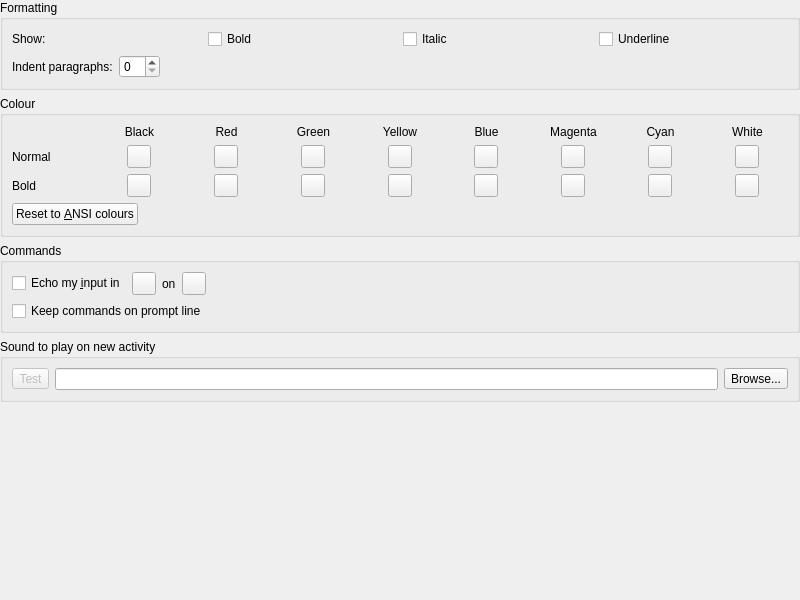
<?xml version="1.0" encoding="UTF-8"?>
<ui version="4.0">
 <class>PrefsOutput</class>
 <widget class="QWidget" name="PrefsOutput">
  <property name="geometry">
   <rect>
    <x>0</x>
    <y>0</y>
    <width>800</width>
    <height>600</height>
   </rect>
  </property>
  <property name="windowTitle">
   <string>Colour</string>
  </property>
  <layout class="QVBoxLayout" name="verticalLayout_2">
   <property name="leftMargin">
    <number>0</number>
   </property>
   <property name="topMargin">
    <number>0</number>
   </property>
   <property name="rightMargin">
    <number>0</number>
   </property>
   <property name="bottomMargin">
    <number>0</number>
   </property>
   <item>
    <widget class="QGroupBox" name="_font">
     <property name="title">
      <string>Formatting</string>
     </property>
     <layout class="QVBoxLayout" name="verticalLayout_3">
      <item>
       <layout class="QHBoxLayout" name="_style">
        <item>
         <widget class="QLabel" name="label">
          <property name="text">
           <string>Show:</string>
          </property>
         </widget>
        </item>
        <item>
         <widget class="QCheckBox" name="ShowBold">
          <property name="text">
           <string>Bold</string>
          </property>
         </widget>
        </item>
        <item>
         <widget class="QCheckBox" name="ShowItalic">
          <property name="text">
           <string>Italic</string>
          </property>
         </widget>
        </item>
        <item>
         <widget class="QCheckBox" name="ShowUnderline">
          <property name="text">
           <string>Underline</string>
          </property>
         </widget>
        </item>
       </layout>
      </item>
      <item>
       <layout class="QHBoxLayout" name="horizontalLayout_3">
        <item>
         <widget class="QLabel" name="IndentParas_label">
          <property name="text">
           <string>Indent paragraphs:</string>
          </property>
          <property name="buddy">
           <cstring>IndentParas</cstring>
          </property>
         </widget>
        </item>
        <item>
         <widget class="QSpinBox" name="IndentParas"/>
        </item>
        <item>
         <spacer name="horizontalSpacer_4">
          <property name="orientation">
           <enum>Qt::Orientation::Horizontal</enum>
          </property>
          <property name="sizeHint" stdset="0">
           <size>
            <width>40</width>
            <height>20</height>
           </size>
          </property>
         </spacer>
        </item>
       </layout>
      </item>
     </layout>
    </widget>
   </item>
   <item>
    <widget class="QGroupBox" name="groupBox">
     <property name="title">
      <string>Colour</string>
     </property>
     <layout class="QVBoxLayout" name="verticalLayout_4">
      <item>
       <layout class="QGridLayout" name="gridLayout">
        <property name="leftMargin">
         <number>0</number>
        </property>
        <property name="topMargin">
         <number>0</number>
        </property>
        <property name="rightMargin">
         <number>0</number>
        </property>
        <property name="bottomMargin">
         <number>0</number>
        </property>
        <property name="horizontalSpacing">
         <number>-1</number>
        </property>
        <item row="2" column="4" alignment="Qt::AlignmentFlag::AlignHCenter">
         <widget class="ColorPickerButton" name="Ansi11">
          <property name="sizePolicy">
           <sizepolicy hsizetype="Fixed" vsizetype="Fixed">
            <horstretch>0</horstretch>
            <verstretch>0</verstretch>
           </sizepolicy>
          </property>
          <property name="baseSize">
           <size>
            <width>20</width>
            <height>20</height>
           </size>
          </property>
         </widget>
        </item>
        <item row="0" column="6">
         <widget class="QLabel" name="label_7">
          <property name="sizePolicy">
           <sizepolicy hsizetype="MinimumExpanding" vsizetype="Preferred">
            <horstretch>0</horstretch>
            <verstretch>0</verstretch>
           </sizepolicy>
          </property>
          <property name="text">
           <string>Magenta</string>
          </property>
          <property name="alignment">
           <set>Qt::AlignmentFlag::AlignCenter</set>
          </property>
         </widget>
        </item>
        <item row="0" column="7">
         <widget class="QLabel" name="label_8">
          <property name="sizePolicy">
           <sizepolicy hsizetype="MinimumExpanding" vsizetype="Preferred">
            <horstretch>0</horstretch>
            <verstretch>0</verstretch>
           </sizepolicy>
          </property>
          <property name="text">
           <string>Cyan</string>
          </property>
          <property name="alignment">
           <set>Qt::AlignmentFlag::AlignCenter</set>
          </property>
         </widget>
        </item>
        <item row="0" column="8">
         <widget class="QLabel" name="label_9">
          <property name="sizePolicy">
           <sizepolicy hsizetype="MinimumExpanding" vsizetype="Preferred">
            <horstretch>0</horstretch>
            <verstretch>0</verstretch>
           </sizepolicy>
          </property>
          <property name="text">
           <string>White</string>
          </property>
          <property name="alignment">
           <set>Qt::AlignmentFlag::AlignCenter</set>
          </property>
         </widget>
        </item>
        <item row="1" column="4" alignment="Qt::AlignmentFlag::AlignHCenter">
         <widget class="ColorPickerButton" name="Ansi3">
          <property name="sizePolicy">
           <sizepolicy hsizetype="Fixed" vsizetype="Fixed">
            <horstretch>0</horstretch>
            <verstretch>0</verstretch>
           </sizepolicy>
          </property>
          <property name="baseSize">
           <size>
            <width>20</width>
            <height>20</height>
           </size>
          </property>
         </widget>
        </item>
        <item row="2" column="3" alignment="Qt::AlignmentFlag::AlignHCenter">
         <widget class="ColorPickerButton" name="Ansi10">
          <property name="sizePolicy">
           <sizepolicy hsizetype="Fixed" vsizetype="Fixed">
            <horstretch>0</horstretch>
            <verstretch>0</verstretch>
           </sizepolicy>
          </property>
          <property name="baseSize">
           <size>
            <width>20</width>
            <height>20</height>
           </size>
          </property>
         </widget>
        </item>
        <item row="2" column="2" alignment="Qt::AlignmentFlag::AlignHCenter">
         <widget class="ColorPickerButton" name="Ansi9">
          <property name="sizePolicy">
           <sizepolicy hsizetype="Fixed" vsizetype="Fixed">
            <horstretch>0</horstretch>
            <verstretch>0</verstretch>
           </sizepolicy>
          </property>
          <property name="baseSize">
           <size>
            <width>20</width>
            <height>20</height>
           </size>
          </property>
         </widget>
        </item>
        <item row="1" column="7" alignment="Qt::AlignmentFlag::AlignHCenter">
         <widget class="ColorPickerButton" name="Ansi6">
          <property name="sizePolicy">
           <sizepolicy hsizetype="Fixed" vsizetype="Fixed">
            <horstretch>0</horstretch>
            <verstretch>0</verstretch>
           </sizepolicy>
          </property>
          <property name="baseSize">
           <size>
            <width>20</width>
            <height>20</height>
           </size>
          </property>
         </widget>
        </item>
        <item row="2" column="7" alignment="Qt::AlignmentFlag::AlignHCenter">
         <widget class="ColorPickerButton" name="Ansi14">
          <property name="sizePolicy">
           <sizepolicy hsizetype="Fixed" vsizetype="Fixed">
            <horstretch>0</horstretch>
            <verstretch>0</verstretch>
           </sizepolicy>
          </property>
          <property name="baseSize">
           <size>
            <width>20</width>
            <height>20</height>
           </size>
          </property>
         </widget>
        </item>
        <item row="1" column="2" alignment="Qt::AlignmentFlag::AlignHCenter">
         <widget class="ColorPickerButton" name="Ansi1">
          <property name="sizePolicy">
           <sizepolicy hsizetype="Fixed" vsizetype="Fixed">
            <horstretch>0</horstretch>
            <verstretch>0</verstretch>
           </sizepolicy>
          </property>
          <property name="baseSize">
           <size>
            <width>20</width>
            <height>20</height>
           </size>
          </property>
         </widget>
        </item>
        <item row="1" column="1" alignment="Qt::AlignmentFlag::AlignHCenter">
         <widget class="ColorPickerButton" name="Ansi0">
          <property name="sizePolicy">
           <sizepolicy hsizetype="Fixed" vsizetype="Fixed">
            <horstretch>0</horstretch>
            <verstretch>0</verstretch>
           </sizepolicy>
          </property>
          <property name="baseSize">
           <size>
            <width>20</width>
            <height>20</height>
           </size>
          </property>
         </widget>
        </item>
        <item row="2" column="1" alignment="Qt::AlignmentFlag::AlignHCenter">
         <widget class="ColorPickerButton" name="Ansi8">
          <property name="sizePolicy">
           <sizepolicy hsizetype="Fixed" vsizetype="Fixed">
            <horstretch>0</horstretch>
            <verstretch>0</verstretch>
           </sizepolicy>
          </property>
          <property name="baseSize">
           <size>
            <width>20</width>
            <height>20</height>
           </size>
          </property>
         </widget>
        </item>
        <item row="2" column="6" alignment="Qt::AlignmentFlag::AlignHCenter">
         <widget class="ColorPickerButton" name="Ansi13">
          <property name="sizePolicy">
           <sizepolicy hsizetype="Fixed" vsizetype="Fixed">
            <horstretch>0</horstretch>
            <verstretch>0</verstretch>
           </sizepolicy>
          </property>
          <property name="baseSize">
           <size>
            <width>20</width>
            <height>20</height>
           </size>
          </property>
         </widget>
        </item>
        <item row="1" column="3" alignment="Qt::AlignmentFlag::AlignHCenter">
         <widget class="ColorPickerButton" name="Ansi2">
          <property name="sizePolicy">
           <sizepolicy hsizetype="Fixed" vsizetype="Fixed">
            <horstretch>0</horstretch>
            <verstretch>0</verstretch>
           </sizepolicy>
          </property>
          <property name="baseSize">
           <size>
            <width>20</width>
            <height>20</height>
           </size>
          </property>
         </widget>
        </item>
        <item row="0" column="4">
         <widget class="QLabel" name="label_5">
          <property name="sizePolicy">
           <sizepolicy hsizetype="MinimumExpanding" vsizetype="Preferred">
            <horstretch>0</horstretch>
            <verstretch>0</verstretch>
           </sizepolicy>
          </property>
          <property name="text">
           <string>Yellow</string>
          </property>
          <property name="alignment">
           <set>Qt::AlignmentFlag::AlignCenter</set>
          </property>
         </widget>
        </item>
        <item row="1" column="6" alignment="Qt::AlignmentFlag::AlignHCenter">
         <widget class="ColorPickerButton" name="Ansi5">
          <property name="sizePolicy">
           <sizepolicy hsizetype="Fixed" vsizetype="Fixed">
            <horstretch>0</horstretch>
            <verstretch>0</verstretch>
           </sizepolicy>
          </property>
          <property name="baseSize">
           <size>
            <width>20</width>
            <height>20</height>
           </size>
          </property>
         </widget>
        </item>
        <item row="1" column="0">
         <widget class="QLabel" name="label_11">
          <property name="sizePolicy">
           <sizepolicy hsizetype="MinimumExpanding" vsizetype="Preferred">
            <horstretch>0</horstretch>
            <verstretch>0</verstretch>
           </sizepolicy>
          </property>
          <property name="text">
           <string>Normal</string>
          </property>
         </widget>
        </item>
        <item row="2" column="5" alignment="Qt::AlignmentFlag::AlignHCenter">
         <widget class="ColorPickerButton" name="Ansi12">
          <property name="sizePolicy">
           <sizepolicy hsizetype="Fixed" vsizetype="Fixed">
            <horstretch>0</horstretch>
            <verstretch>0</verstretch>
           </sizepolicy>
          </property>
          <property name="baseSize">
           <size>
            <width>20</width>
            <height>20</height>
           </size>
          </property>
         </widget>
        </item>
        <item row="1" column="5" alignment="Qt::AlignmentFlag::AlignHCenter">
         <widget class="ColorPickerButton" name="Ansi4">
          <property name="sizePolicy">
           <sizepolicy hsizetype="Fixed" vsizetype="Fixed">
            <horstretch>0</horstretch>
            <verstretch>0</verstretch>
           </sizepolicy>
          </property>
          <property name="baseSize">
           <size>
            <width>20</width>
            <height>20</height>
           </size>
          </property>
         </widget>
        </item>
        <item row="2" column="8" alignment="Qt::AlignmentFlag::AlignHCenter">
         <widget class="ColorPickerButton" name="Ansi15">
          <property name="sizePolicy">
           <sizepolicy hsizetype="Fixed" vsizetype="Fixed">
            <horstretch>0</horstretch>
            <verstretch>0</verstretch>
           </sizepolicy>
          </property>
          <property name="baseSize">
           <size>
            <width>20</width>
            <height>20</height>
           </size>
          </property>
         </widget>
        </item>
        <item row="0" column="5">
         <widget class="QLabel" name="label_6">
          <property name="sizePolicy">
           <sizepolicy hsizetype="MinimumExpanding" vsizetype="Preferred">
            <horstretch>0</horstretch>
            <verstretch>0</verstretch>
           </sizepolicy>
          </property>
          <property name="text">
           <string>Blue</string>
          </property>
          <property name="alignment">
           <set>Qt::AlignmentFlag::AlignCenter</set>
          </property>
         </widget>
        </item>
        <item row="0" column="0">
         <widget class="QLabel" name="label_10">
          <property name="text">
           <string/>
          </property>
         </widget>
        </item>
        <item row="0" column="2">
         <widget class="QLabel" name="label_3">
          <property name="sizePolicy">
           <sizepolicy hsizetype="MinimumExpanding" vsizetype="Preferred">
            <horstretch>0</horstretch>
            <verstretch>0</verstretch>
           </sizepolicy>
          </property>
          <property name="text">
           <string>Red</string>
          </property>
          <property name="alignment">
           <set>Qt::AlignmentFlag::AlignCenter</set>
          </property>
         </widget>
        </item>
        <item row="0" column="1">
         <widget class="QLabel" name="label_2">
          <property name="sizePolicy">
           <sizepolicy hsizetype="MinimumExpanding" vsizetype="Preferred">
            <horstretch>0</horstretch>
            <verstretch>0</verstretch>
           </sizepolicy>
          </property>
          <property name="text">
           <string>Black</string>
          </property>
          <property name="alignment">
           <set>Qt::AlignmentFlag::AlignCenter</set>
          </property>
         </widget>
        </item>
        <item row="1" column="8" alignment="Qt::AlignmentFlag::AlignHCenter">
         <widget class="ColorPickerButton" name="Ansi7">
          <property name="sizePolicy">
           <sizepolicy hsizetype="Fixed" vsizetype="Fixed">
            <horstretch>0</horstretch>
            <verstretch>0</verstretch>
           </sizepolicy>
          </property>
          <property name="baseSize">
           <size>
            <width>20</width>
            <height>20</height>
           </size>
          </property>
         </widget>
        </item>
        <item row="0" column="3">
         <widget class="QLabel" name="label_4">
          <property name="sizePolicy">
           <sizepolicy hsizetype="MinimumExpanding" vsizetype="Preferred">
            <horstretch>0</horstretch>
            <verstretch>0</verstretch>
           </sizepolicy>
          </property>
          <property name="text">
           <string>Green</string>
          </property>
          <property name="alignment">
           <set>Qt::AlignmentFlag::AlignCenter</set>
          </property>
         </widget>
        </item>
        <item row="2" column="0">
         <widget class="QLabel" name="label_12">
          <property name="sizePolicy">
           <sizepolicy hsizetype="MinimumExpanding" vsizetype="Preferred">
            <horstretch>0</horstretch>
            <verstretch>0</verstretch>
           </sizepolicy>
          </property>
          <property name="text">
           <string>Bold</string>
          </property>
         </widget>
        </item>
       </layout>
      </item>
      <item>
       <widget class="QPushButton" name="reset">
        <property name="sizePolicy">
         <sizepolicy hsizetype="Fixed" vsizetype="Fixed">
          <horstretch>0</horstretch>
          <verstretch>0</verstretch>
         </sizepolicy>
        </property>
        <property name="text">
         <string>Reset to &amp;ANSI colours</string>
        </property>
        <property name="icon">
         <iconset theme="edit-undo"/>
        </property>
       </widget>
      </item>
     </layout>
    </widget>
   </item>
   <item>
    <widget class="QGroupBox" name="_output_window">
     <property name="title">
      <string>Commands</string>
     </property>
     <layout class="QVBoxLayout" name="verticalLayout">
      <item>
       <layout class="QHBoxLayout" name="horizontalLayout_4">
        <item>
         <widget class="QCheckBox" name="DisplayMyInput">
          <property name="text">
           <string>Echo my &amp;input in</string>
          </property>
         </widget>
        </item>
        <item>
         <widget class="ColorPickerButton" name="EchoTextColour">
          <property name="baseSize">
           <size>
            <width>20</width>
            <height>20</height>
           </size>
          </property>
         </widget>
        </item>
        <item>
         <widget class="QLabel" name="EchoBackgroundColour_label">
          <property name="text">
           <string>on</string>
          </property>
         </widget>
        </item>
        <item>
         <widget class="ColorPickerButton" name="EchoBackgroundColour">
          <property name="baseSize">
           <size>
            <width>20</width>
            <height>20</height>
           </size>
          </property>
         </widget>
        </item>
        <item>
         <spacer name="horizontalSpacer">
          <property name="orientation">
           <enum>Qt::Orientation::Horizontal</enum>
          </property>
          <property name="sizeHint" stdset="0">
           <size>
            <width>40</width>
            <height>20</height>
           </size>
          </property>
         </spacer>
        </item>
       </layout>
      </item>
      <item>
       <widget class="QCheckBox" name="KeepCommandsOnSameLine">
        <property name="text">
         <string>Keep commands on prompt line</string>
        </property>
       </widget>
      </item>
     </layout>
    </widget>
   </item>
   <item>
    <widget class="QGroupBox" name="_new_activity">
     <property name="sizePolicy">
      <sizepolicy hsizetype="Expanding" vsizetype="Preferred">
       <horstretch>0</horstretch>
       <verstretch>0</verstretch>
      </sizepolicy>
     </property>
     <property name="title">
      <string>Sound to play on new activity</string>
     </property>
     <layout class="QHBoxLayout" name="horizontalLayout_2">
      <item>
       <widget class="QToolButton" name="NewActivitySound_test">
        <property name="enabled">
         <bool>false</bool>
        </property>
        <property name="text">
         <string>Test</string>
        </property>
        <property name="icon">
         <iconset theme="audio-volume-high-symbolic"/>
        </property>
       </widget>
      </item>
      <item>
       <widget class="QLineEdit" name="NewActivitySound">
        <property name="clearButtonEnabled">
         <bool>true</bool>
        </property>
       </widget>
      </item>
      <item>
       <widget class="QToolButton" name="NewActivitySound_browse">
        <property name="text">
         <string>Browse...</string>
        </property>
        <property name="icon">
         <iconset theme="document-open"/>
        </property>
       </widget>
      </item>
     </layout>
    </widget>
   </item>
   <item>
    <spacer name="verticalSpacer_5">
     <property name="orientation">
      <enum>Qt::Orientation::Vertical</enum>
     </property>
     <property name="sizeHint" stdset="0">
      <size>
       <width>20</width>
       <height>40</height>
      </size>
     </property>
    </spacer>
   </item>
  </layout>
 </widget>
 <customwidgets>
  <customwidget>
   <class>ColorPickerButton</class>
   <extends>QToolButton</extends>
   <header>colorpickerbutton.h</header>
  </customwidget>
 </customwidgets>
 <resources/>
 <connections>
  <connection>
   <sender>DisplayMyInput</sender>
   <signal>toggled(bool)</signal>
   <receiver>KeepCommandsOnSameLine</receiver>
   <slot>setEnabled(bool)</slot>
   <hints>
    <hint type="sourcelabel">
     <x>76</x>
     <y>322</y>
    </hint>
    <hint type="destinationlabel">
     <x>403</x>
     <y>356</y>
    </hint>
   </hints>
  </connection>
 </connections>
</ui>
